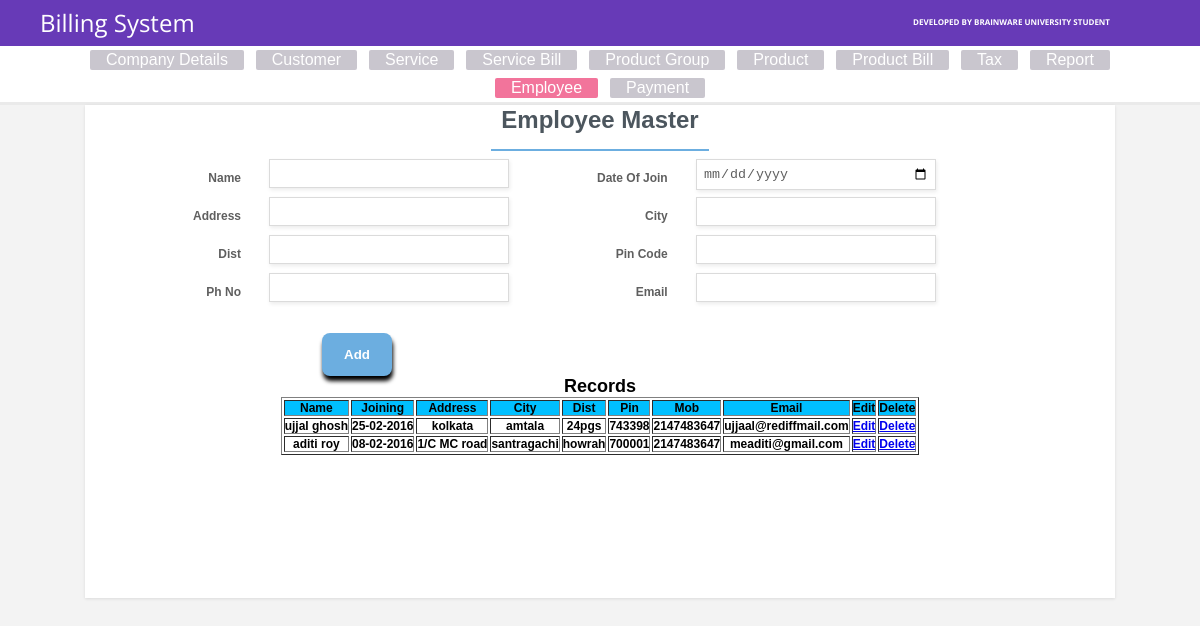
/employee-master.php, run on the app's committed database.
### tables this page shows
CREATE TABLE IF NOT EXISTS `employee_master` (
`id` int(11) NOT NULL,
  `Name` varchar(200) NOT NULL,
  `joining` date NOT NULL,
  `address` varchar(255) NOT NULL,
  `City` varchar(100) NOT NULL,
  `Dist` varchar(100) NOT NULL,
  `pincode` int(11) NOT NULL,
  `ph` int(11) NOT NULL,
  `mail` varchar(50) NOT NULL
);

### employee-master.php (the view, shortened to what this page needs)
<!DOCTYPE html>
<html>
<head>
	<link rel="stylesheet" href="assets/demo.css">
	<link rel="stylesheet" href="assets/form-basic.css">
</head>
	<header>
    <h6 align="right" style="color:#FFFFFF"><a href="https://www.brainwareuniversity.ac.in/" target="_new">Developed by Brainware University Student</a></h6>
		<h1>Billing System</h1>
    </header>
    <ul>
        <li><a href="companymaster.php" >Company Details</a></li>
        <li><a href="customer-master.php" >Customer</a></li>
        <li><a href="service-master.php">Service</a></li>
        <li><a href="service-bill-trans.php">Service Bill</a></li>
        <li><a href="product-group.php">Product Group</a></li>
        <li><a href="product-master.php">Product</a></li>
        <li><a href="product-bill-trans.php">Product Bill</a></li>
        <li><a href="tax-master.php">Tax</a></li>
         <li><a href="Reports/service_report.php">Report</a></li>
      <ul>
        <ul>
        <li><a href="employee-master.php" class="active">Employee</a></li>
        <li><a href="payment/payment.php">Payment</a></li>
         </ul>
         </ul>
    </ul>
    <div class="main-content">
        <form class="form-basic" method="post" action="#">
            <div class="form-title-row">
                <h1>Employee Master</h1>
            </div>
            <div class="form-row">
                <label>
                    <span>Name</span>
                    <input type="text" name="name" required>
                </label>
                <label>
                    <span>Date Of Join</span>
                    <input type="date" name="joindt" required>
                </label>
            </div>
           <div class="form-row">
                <label>
                    <span>Address</span>
                    <input type="text" name="address" >
                </label>
                 <label>
                    <span>City</span>
                    <input type="text" name="txtcity" >
                </label>
            </div>
            <div class="form-row">
                <label>
                    <span>Dist</span>
                    <input type="text" name="txtdist" >
                </label>
                 <label>
                    <span>Pin Code</span>
                   <input type="text" name="txtpin" >
                </label>
            </div>
            <div class="form-row">
                <label>
                    <span>Ph No</span>
                    <input type="text" name="txtph" >
                </label>
                <label>
                    <span>Email</span>
                    <input type="email" name="txtemail" >
                </label>
            </div>
            <div class="form-row">
                <button type="submit" name="submit">Add</button>
            </div>
   <div>  <h2>Records</h2>
<div align="center" style="overflow-y: scroll; height: 200px; ">
            <?php
			 	$Qry = "Select * from employee_master order by id";
				$sql = mysql_query ($Qry);
				echo "<table border='1' border-color='#ff0000'>
				<tr>
				<td align='Center' bgcolor='#00BFFF'>Name</td>
				<td align='Center' bgcolor='#00BFFF'>Joining</td>
				<td align='Center' bgcolor='#00BFFF'>Address</td>
				<td align='Center' bgcolor='#00BFFF'>City</td>
				<td align='Center' bgcolor='#00BFFF'>Dist</td>
				<td align='Center' bgcolor='#00BFFF'>Pin</td>
				<td align='Center' bgcolor='#00BFFF'>Mob</td>
				<td align='Center' bgcolor='#00BFFF'>Email</td>
				<td align='Center' bgcolor='#00BFFF'>Edit</td>
				<td align='Center' bgcolor='#00BFFF'>Delete</td>
				</tr>";
				while($row = mysql_fetch_array($sql))
				  {
				  echo "<tr>";
				  echo "<td align='Center'>" . $row['1'] . "</td>";
				  echo "<td align='Center'>" . date("d-m-Y", strtotime($row['2'])) . "</td>";
				  echo "<td align='Center'>" . $row['3'] . "</td>";
				  echo "<td align='Center'>" . $row['4'] . "</td>";
				  echo "<td align='Center'>" . $row['5'] . "</td>";
				  echo "<td align='Center'>" . $row['6'] . "</td>";
				  echo "<td align='Center'>" . $row['7'] . "</td>";
				  echo "<td align='Center'>" . $row['8'] . "</td>";
				  echo "<td align='Center'>" ; ?> <a href=edit/employee_master_edit.php?id=<?php echo $row['id']?>>Edit </a> <?php "</td>";
				  echo "<td align='Center'>" ; ?> <a href=edit/employee_master_delete.php?id=<?php echo $row['id']?> onclick="return confirm('Are you sure to delete?');" >Delete </a> <?php "</td>";
				  echo "</tr>";
				  }
				echo "</table>";
			?>
		</div>
             </div>
              </form>
    </div>
</body>
</html>

### assets/demo.css (style rules this page uses)
* { margin: 0; padding: 0; box-sizing: border-box; }
html { background-color: #efefef; }
header { box-sizing: border-box; text-align: center; width: 100%; padding: 5px 40px; background-color: #673AB7; overflow: hidden; }
header h1 { float: left; font: normal 24px/1.5 'Open Sans', sans-serif; color: #fff; }
header a { color:#fff; float: right; text-decoration: none; display: inline-block; padding: 13px 50px; border-radius: 3px; font: bold 8px/1 'Open Sans', sans-serif; text-transform: uppercase; }
ul { list-style: none; border-bottom: 1px solid #EAEAEA; background-color: #FFF; padding: 1; margin-top: 0; text-align: center; margin-bottom: 0px; }
ul a { text-decoration: none; color: #FFF; text-align: left; background-color: #BCB8C2; padding: 2px 16px; border-radius: 2px; opacity: 0.8; font-size: 16px; display: inline-block; margin: 4px; line-height: 1; outline: none; transition: 0.2s ease; }
ul li a.active { background-color: #F05283; pointer-events: none; }
ul li { display: inline-block; }
.main-content { margin-bottom: 75px; }

### assets/form-basic.css (style rules this page uses)
html { background-color: #f3f3f3; }
.form-basic { max-width: 1030px; margin: 0 auto; padding: 1px; box-sizing: border-box; background-color: #ffffff; box-shadow: 0 1px 3px 0 rgba(0, 0, 0, 0.1); font: bold 12px sans-serif; text-align: center; }
.form-basic .form-row { text-align: left; margin-bottom: 0px; }
.form-basic .form-title-row { text-align: center; margin-bottom: 8px; }
.form-basic h1 { display: inline-block; box-sizing: border-box; color: #4c565e; font-size: 24px; padding: 0 10px 15px; border-bottom: 2px solid #6caee0; margin: 0; }
.form-basic .form-row > label span { display: inline-block; box-sizing: border-box; color: #5F5F5F; width: 180px; text-align: right; vertical-align: top; padding: 12px 25px; }
.form-basic input { color: #5f5f5f; box-sizing: border-box; width: 240px; box-shadow: 1px 2px 4px 0 rgba(0, 0, 0, 0.08); padding: 6px; border: 1px solid #dbdbdb; }
.form-basic button { display: block; border-radius: 8px; background-color: #6caee0; color: #ffffff; font-weight: bold; box-shadow: 1px 5px 4px 0 rgba(0, 0, 0, 1); padding: 14px 22px; border: 0; margin: 22px 236px 0; }

### data on the page
employee_master: Name "ujjal ghosh", joining "25-02-2016", address "kolkata", City "amtala", Dist "24pgs", pincode "743398", ph "2147483647", mail "ujjaal@rediffmail.com"
employee_master: Name "aditi roy", joining "08-02-2016", address "1/C MC road", City "santragachi", Dist "howrah", pincode "700001", ph "2147483647", mail "meaditi@gmail.com"
